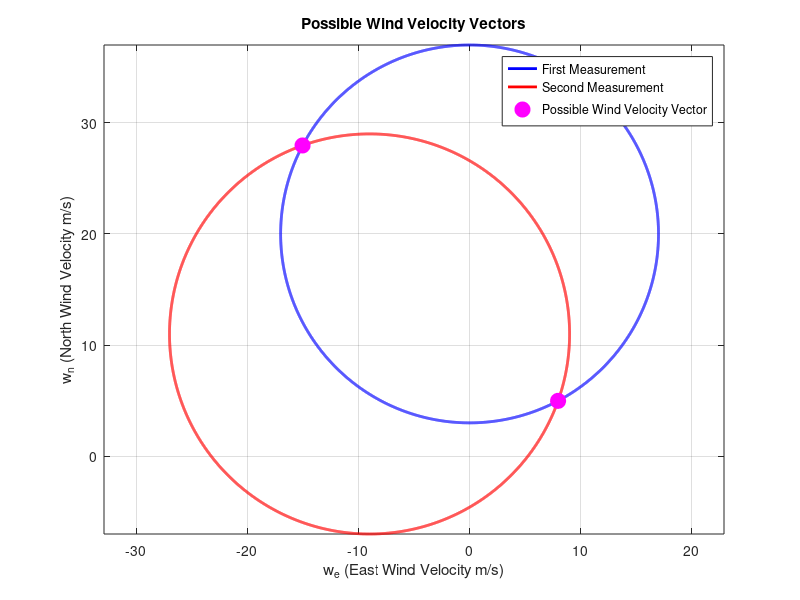

Reproduce this figure in MATLAB. (Note: this script raises an error after producing the figure.)
%%
close all; clear; clc;


%% Problem 2
angles = linspace(0, 2*pi, 10000);
wind_vecs_1 = -17 .* [cos(angles); sin(angles)] + [20; 0];
wind_vecs_2 = -18 .* [cos(angles); sin(angles)] + [11; -9];

% Find where they intersect
angle_diff = vecnorm(wind_vecs_2 - wind_vecs_1, 2, 1);

% Plot
figure();
plot(wind_vecs_1(2,:), wind_vecs_1(1,:), 'linewidth', 2, 'color', 'b')
hold on
grid on
plot(wind_vecs_2(2,:), wind_vecs_2(1,:), 'linewidth', 2, 'color', 'r')
scatter([-15.0286; 7.96325], [27.9604; 4.9794], 'filled', 'MarkerEdgeColor', 'm', 'MarkerFaceColor', 'm', 'Marker', 'o', 'SizeData', 120)


xlabel('w_e (East Wind Velocity m/s)')
ylabel('w_n (North Wind Velocity m/s)')
title('Possible Wind Velocity Vectors')
legend('First Measurement', 'Second Measurement', 'Possible Wind Velocity Vector', 'location', 'best')
axis equal



%% Problem 3
% Wind sensitivity analysis
Vee = [20; 0; 0];
Va = 15;
phi = 0;
theta = 5 * pi/180;
psi = 0;

beta = 2 * pi/180;
alpha = 8 * pi/180;

% Euler angles
euler_angles = [phi; theta; psi];

nominal_wind = CalculateInertialWind(Vee, euler_angles, Va, beta, alpha);
nom_speed = norm(nominal_wind);
nom_direction = atan2(nominal_wind(2), nominal_wind(1));

% Sensitivity analysis
del_anlge = 0.001 * pi/180;
del_phi = del_anlge;
del_theta = del_anlge;
del_psi = del_anlge;

% Calculate the wind with the sensitivity variables
euler_phi = euler_angles + [del_phi; 0; 0];
euler_theta = euler_angles + [0; del_theta; 0];
euler_psi = euler_angles + [0; 0; del_psi];

% Calculate the wind
phi_wind = CalculateInertialWind(Vee, euler_phi, Va, beta, alpha);
theta_wind = CalculateInertialWind(Vee, euler_theta, Va, beta, alpha);
psi_wind = CalculateInertialWind(Vee, euler_psi, Va, beta, alpha);

% Calculate the speed and direction
phi_speed = norm(phi_wind);
phi_direction = atan2(phi_wind(2), phi_wind(1));
theta_speed = norm(theta_wind);
theta_direction = atan2(theta_wind(2), theta_wind(1));
psi_speed = norm(psi_wind);
psi_direction = atan2(psi_wind(2), psi_wind(1));

% Sensitivity calculation
phi_speed_sens = (phi_speed - nom_speed) / del_phi;
phi_direction_sens = (phi_direction - nom_direction) / del_phi;
theta_speed_sens = (theta_speed - nom_speed) / del_theta;
theta_direction_sens = (theta_direction - nom_direction) / del_theta;
psi_speed_sens = (psi_speed - nom_speed) / del_psi;
psi_direction_sens = (psi_direction - nom_direction) / del_psi;

% Output results
% Display using fprintf
fprintf('Sensitivities:\n');
fprintf('Phi Speed Sensitivity: %.3f\n', phi_speed_sens);
fprintf('Phi Direction Sensitivity: %.3f\n', phi_direction_sens);
fprintf('Theta Speed Sensitivity: %.3f\n', theta_speed_sens);
fprintf('Theta Direction Sensitivity: %.3f\n', theta_direction_sens);
fprintf('Psi Speed Sensitivity: %.3f\n', psi_speed_sens);
fprintf('Psi Direction Sensitivity: %.3f\n', psi_direction_sens);
